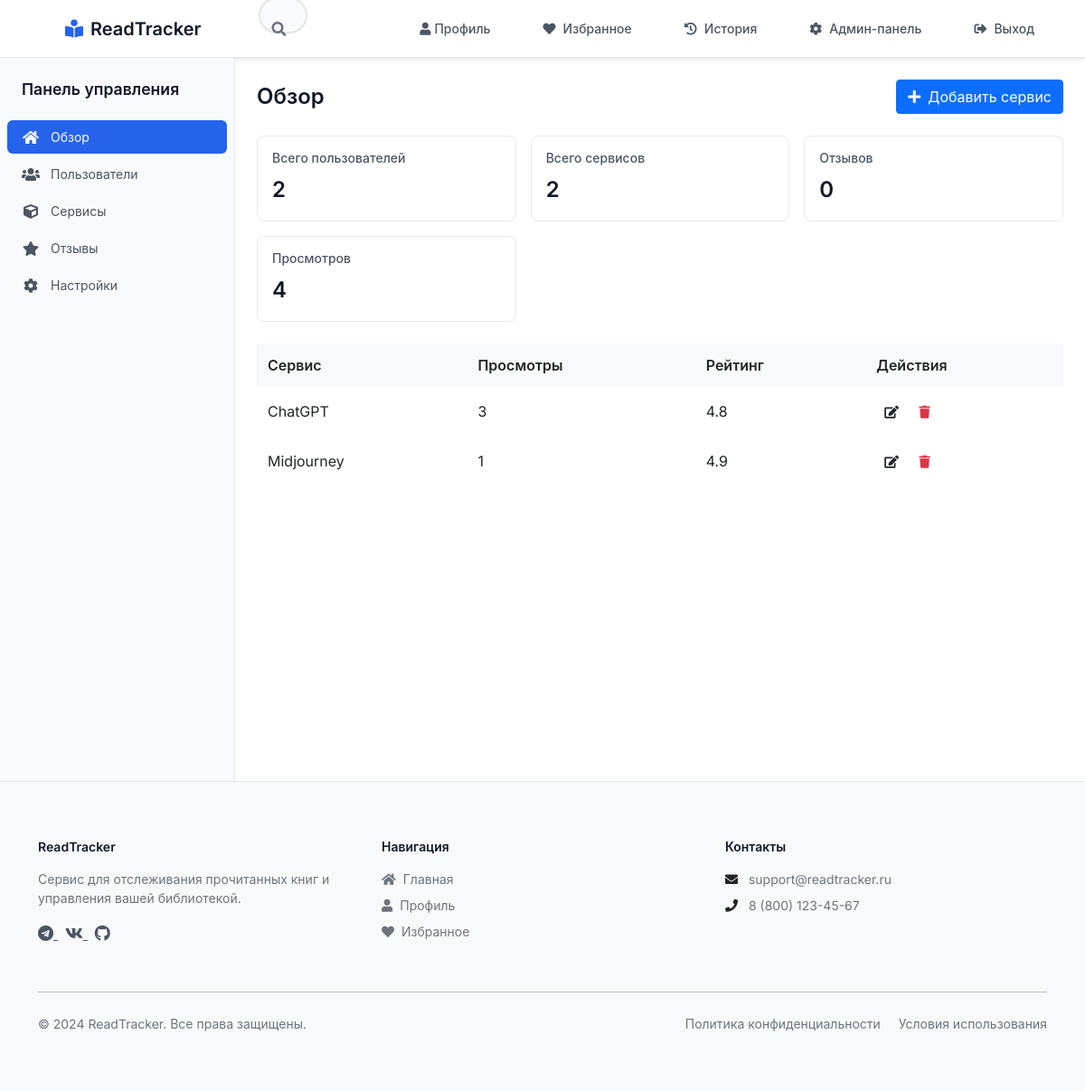
/admin (signed in), run on an earlier commit of the app's database.
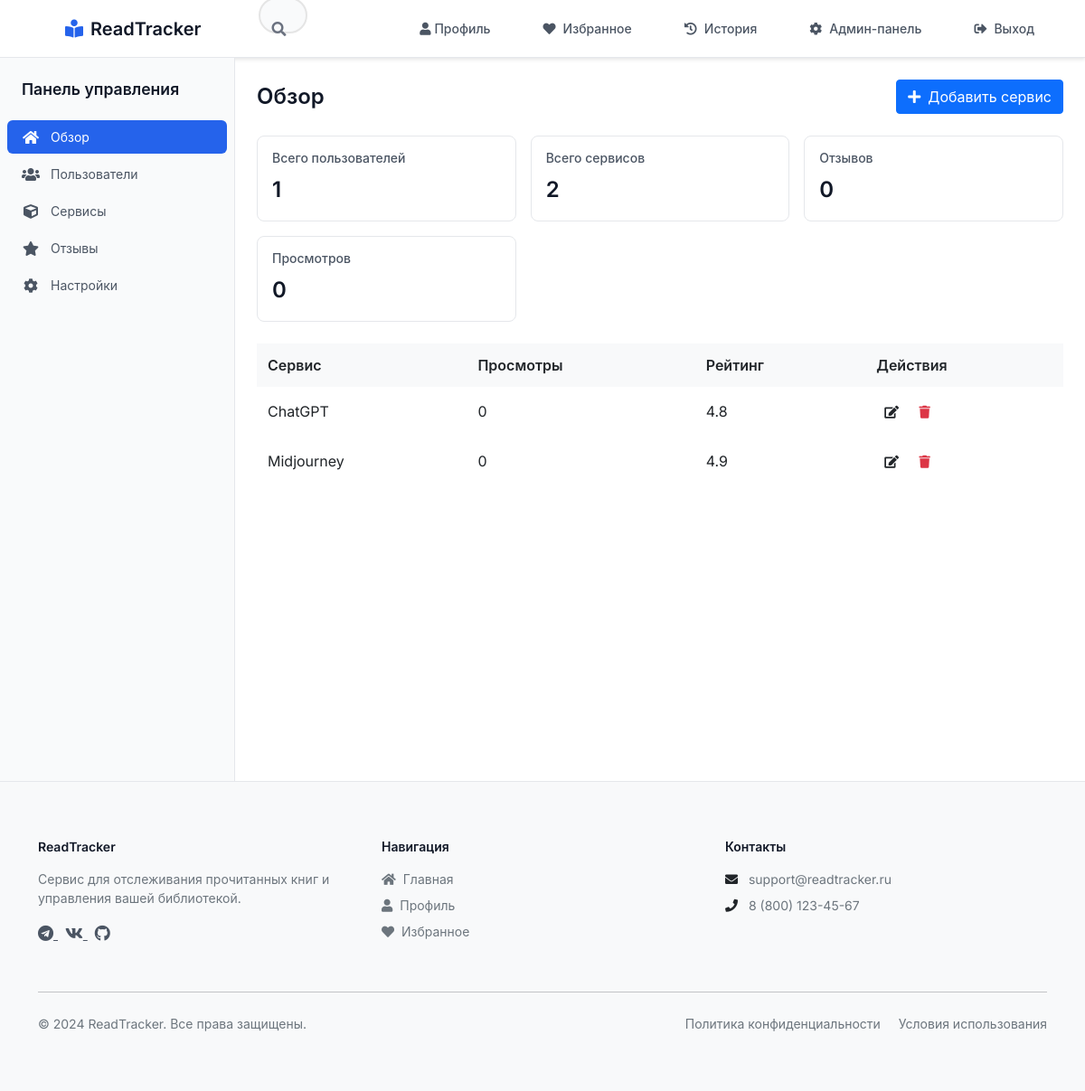
And on a later commit of the database.
### app.py (models this page shows)
class Service(db.Model):
    id = db.Column(db.Integer, primary_key=True)
    title = db.Column(db.String(100), nullable=False)
    description = db.Column(db.Text, nullable=False)
    category = db.Column(db.String(50), nullable=False)
    subcategory = db.Column(db.String(50))
    tags = db.Column(db.String(200))  # Store tags as comma-separated string
    detailed_description = db.Column(db.Text)
    pricing_type = db.Column(db.String(20))  # 'free', 'paid', 'freemium'
    pricing = db.Column(db.Text)
    link = db.Column(db.String(200))
    rating = db.Column(db.Float, default=0.0)
    created_at = db.Column(db.DateTime, default=db.func.current_timestamp())
    favorites = db.relationship('Favorite', backref='service', lazy=True)
    views = db.relationship('ViewHistory', backref='service', lazy=True)
    reviews = db.relationship('Review', backref='service', lazy=True)

### app.py (the view)
@app.route('/admin')
@login_required
@admin_required
def admin_dashboard():
    users = User.query.all()
    services = Service.query.all()
    reviews = Review.query.all()
    views = ViewHistory.query.all()
    return render_template('admin/dashboard.html',
                         users_count=len(users),
                         services_count=len(services),
                         reviews_count=len(reviews),
                         views_count=len(views),
                         services=services)

### app.py (called while the page is built)
@login_manager.user_loader
def load_user(user_id):
    return User.query.get(int(user_id))

def admin_required(f):
    @wraps(f)
    def decorated_function(*args, **kwargs):
        if not current_user.is_authenticated or current_user.role != 'admin':
            flash('Доступ запрещен. Требуются права администратора.')
            return redirect(url_for('index'))
        return f(*args, **kwargs)
    return decorated_function

@app.context_processor
def utility_processor():
    return {
        'current_app': current_app
    }

### templates/admin/dashboard.html
{% extends "admin/base.html" %}
{% block admin_content %}
<div class="admin-header">
    <h1>Обзор</h1>
    <div class="admin-header-actions">
        <button class="btn btn-primary">
            <i class="fas fa-plus me-2"></i>Добавить сервис
        </button>
    </div>
</div>
<div class="admin-stats">
    <div class="admin-stat-card">
        <h3>Всего пользователей</h3>
        <div class="admin-stat-value">{{ users_count }}</div>
    </div>
    <div class="admin-stat-card">
        <h3>Всего сервисов</h3>
        <div class="admin-stat-value">{{ services_count }}</div>
    </div>
    <div class="admin-stat-card">
        <h3>Отзывов</h3>
        <div class="admin-stat-value">{{ reviews_count }}</div>
    </div>
    <div class="admin-stat-card">
        <h3>Просмотров</h3>
        <div class="admin-stat-value">{{ views_count }}</div>
    </div>
</div>
<div class="admin-table">
    <table>
        <thead>
            <tr>
                <th>Сервис</th>
                <th>Просмотры</th>
                <th>Рейтинг</th>
                <th>Действия</th>
            </tr>
        </thead>
        <tbody>
            {% for service in services %}
            <tr>
                <td>{{ service.title }}</td>
                <td>{{ service.views|length }}</td>
                <td>{{ "%.1f"|format(service.rating) }}</td>
                <td>
                    <button class="btn btn-sm btn-outline">
                        <i class="fas fa-edit"></i>
                    </button>
                    <button class="btn btn-sm btn-outline text-danger">
                        <i class="fas fa-trash"></i>
                    </button>
                </td>
            </tr>
            {% endfor %}
        </tbody>
    </table>
</div>
{% endblock %}

What changed in the data, as far as the page shows it:
changed Service "ChatGPT": views|length "3" → "0"
changed Service "Midjourney": views|length "1" → "0"
Also different on the page:
{{ users_count }}: "2" → "1"
{{ views_count }}: "4" → "0"
